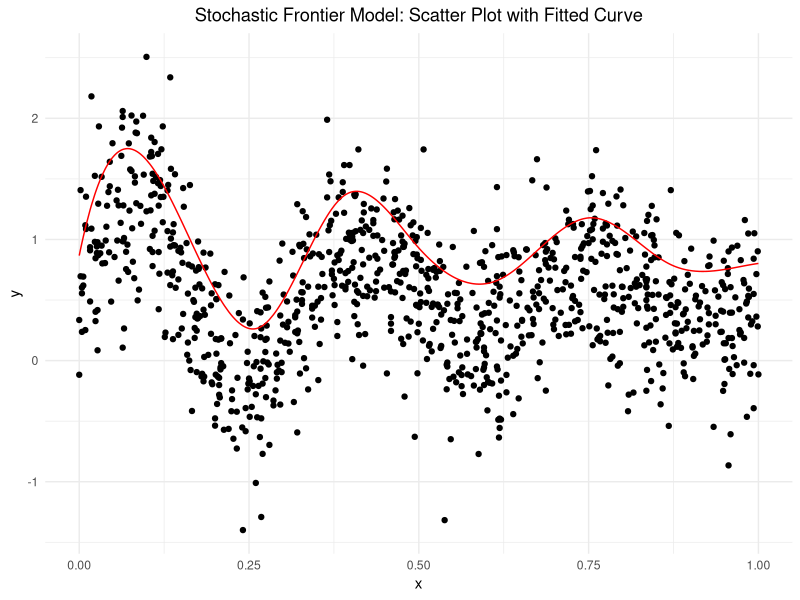

The R source for this figure:
# 安装必要的包
if (!requireNamespace("MASS", quietly = TRUE)) install.packages("MASS")
library(MASS)
library(splines)
library(ggplot2)

# 加载数据
data <- read.csv("data.txt", header = FALSE, sep = " ")
names(data) <- c("x", "y")

x <- data$x
y <- data$y

# 定义B样条基函数
p <- 10  # 基函数的数量
Phi <- bs(x, df = p)
X <- cbind(1, Phi)  # 添加截距项

# Step 1: 初始值设定
beta_hat <- lm(y ~ X - 1)$coefficients  # 无截距的线性模型
sigma_hat_squared <- sum((y - X %*% beta_hat)^2) / length(y)

# 使用pnorm和dnorm获取F*和f*的函数
get_lambda <- function(y, X, beta, sigma_squared) {
    epsilon <- (y - X %*% beta) / sqrt(sigma_squared)
    lambda <- sum(dnorm(epsilon) / (1 - pnorm(epsilon))) / sum((y - X %*% beta)^2)
    return(lambda)
}

lambda_hat <- get_lambda(y, X, beta_hat, sigma_hat_squared)

# 设置步长，这可能需要根据实际情况调整
alpha <- 0.0002

# Step 2: 利用梯度更新beta_hat中的截距项
convergence <- FALSE
max_iter <- 50000  # 设置最大迭代次数
iter <- 0

while(!convergence && iter < max_iter) {
    iter <- iter + 1
    
    # 计算梯度
    epsilon <- (y - X %*% beta_hat) / sqrt(sigma_hat_squared)
    gradient <- t(X) %*% (y - X %*% beta_hat) / sigma_hat_squared + 
        lambda_hat / sqrt(sigma_hat_squared) * t(X) %*% (dnorm(epsilon) / (1 - pnorm(epsilon)))
    
    # 只更新beta_0 (截距项)
    beta_hat[1] <- beta_hat[1] + alpha * gradient[1]
    
    # 重新计算sigma_hat_squared和lambda_hat
    sigma_hat_squared <- sum((y - X %*% beta_hat)^2) / length(y)
    lambda_hat <- get_lambda(y, X, beta_hat, sigma_hat_squared)
    
    # 检查收敛条件
    if(abs(gradient[1]) < 1e-6) {
        convergence <- TRUE
        cat("Convergence reached at iteration", iter, "\n")
    }
}

# Step 3: 检查收敛或最大迭代次数
if (convergence) {
    cat("Algorithm converged in", iter, "iterations.\n")
} else {
    cat("Algorithm did not converge in the maximum number of iterations.\n")
}

# 输出结果
results <- list(beta_hat = beta_hat, sigma_hat_squared = sigma_hat_squared, lambda_hat = lambda_hat)

# 计算拟合值，注意我们在这里使用完整的X（包括截距项和基函数）
fitted_values <- X %*% beta_hat

# 准备绘图数据
plot_data <- data.frame(x = x, y = y, fitted = fitted_values)

# 绘制散点图和拟合曲线
ggplot(plot_data, aes(x = x, y = y)) +
    geom_point() +
    geom_line(aes(y = fitted), color = 'red') +
    theme_minimal() +
    ggtitle("Stochastic Frontier Model: Scatter Plot with Fitted Curve") +
    theme(plot.title = element_text(hjust = 0.5))  # 居中标题

